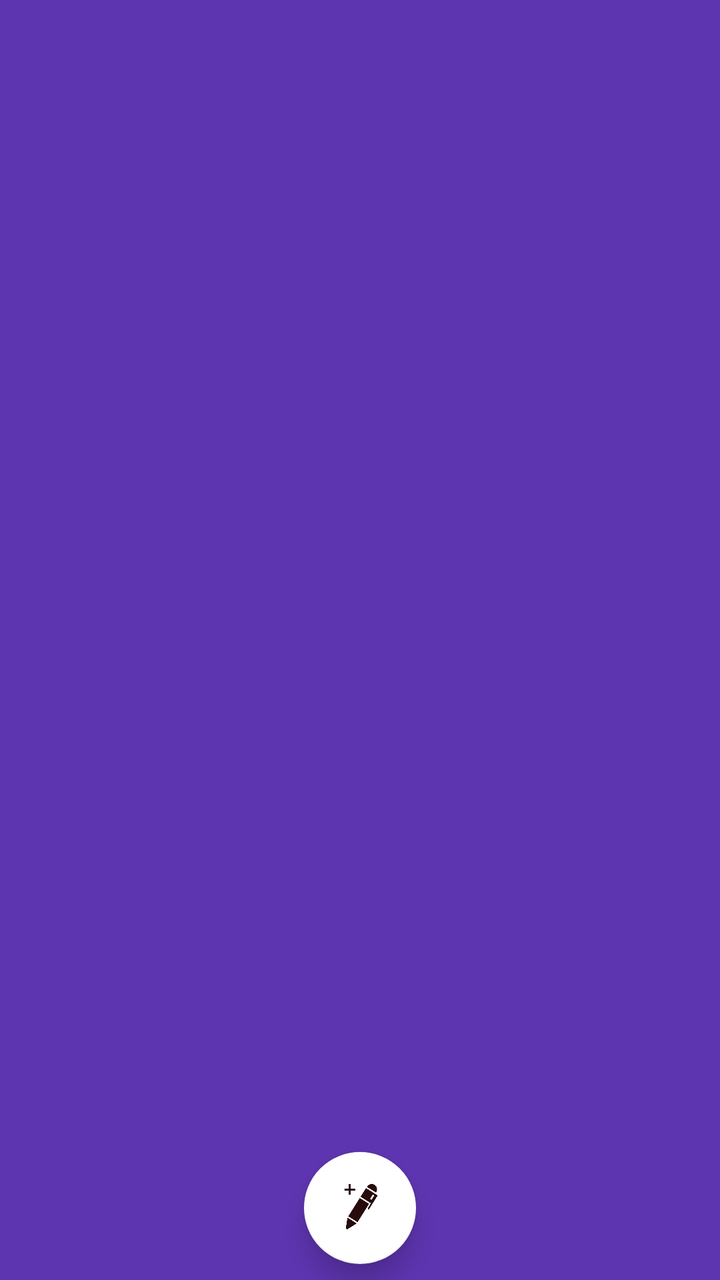
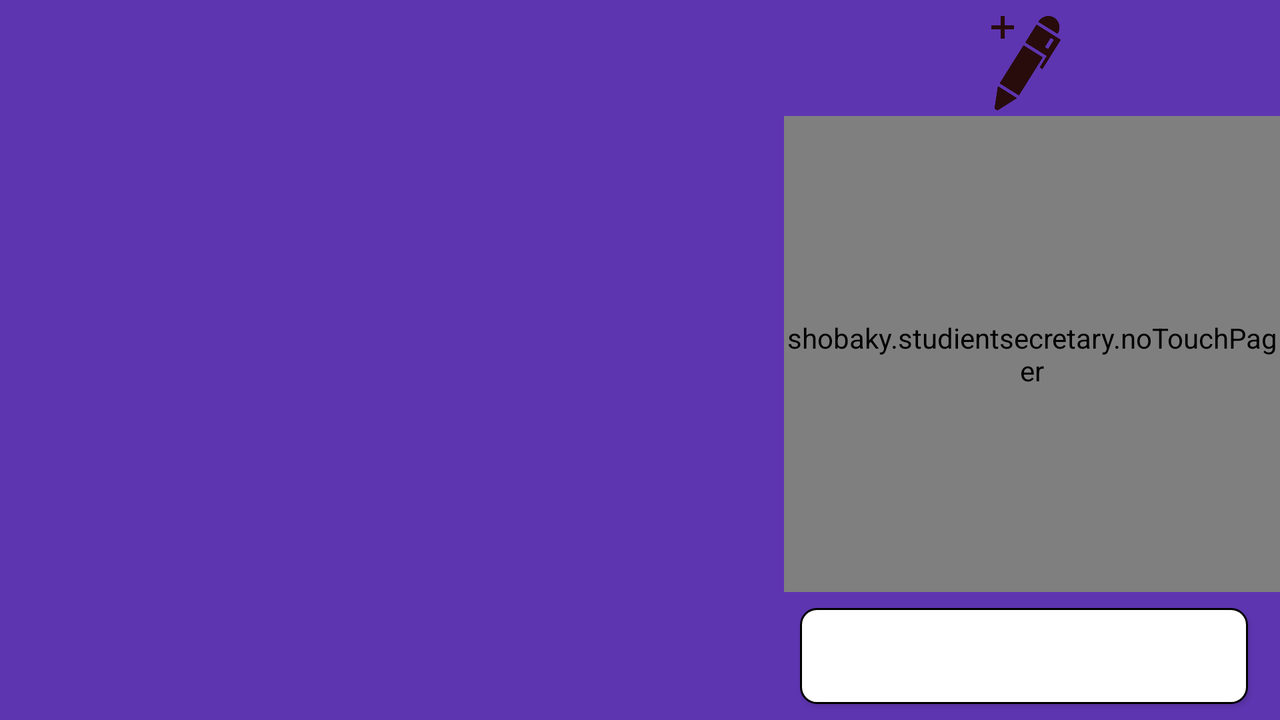

Compare how this app lays out the same screen by default and in its alternative resource folder. The renders come first, then the two layout files and the values they reference.
<!-- AndroidManifest.xml: application theme AppTheme -->
<!-- res/layout/fragment_todo.xml -->
<?xml version="1.0" encoding="utf-8"?>
<android.support.constraint.ConstraintLayout xmlns:android="http://schemas.android.com/apk/res/android"
    xmlns:app="http://schemas.android.com/apk/res-auto"
    xmlns:tools="http://schemas.android.com/tools"
    android:layout_width="match_parent"
    android:layout_height="match_parent"
    tools:context=".MainActivity"
  >

    <android.support.design.widget.FloatingActionButton
        android:id="@+id/floatingActionButton"
        android:layout_width="wrap_content"
        android:layout_height="wrap_content"
        android:layout_marginStart="8dp"
        android:layout_marginLeft="8dp"
        android:layout_marginEnd="8dp"
        android:layout_marginRight="8dp"
        android:layout_marginBottom="8dp"
        android:clickable="true"
        android:focusable="true"
        app:backgroundTint="@android:color/white"
        app:elevation="8dp"
        app:layout_constraintBottom_toBottomOf="parent"
        app:layout_constraintEnd_toEndOf="parent"
        app:layout_constraintStart_toStartOf="parent"
        app:srcCompat="@drawable/add_home_work" />

    <android.support.v7.widget.RecyclerView
        android:id="@+id/todo_rec"
        android:layout_width="0dp"
        android:layout_height="0dp"
        android:layout_marginStart="@dimen/hw_rec_start_margin"
        android:layout_marginLeft="@dimen/hw_rec_start_margin"
        android:layout_marginTop="@dimen/hw_rec_top_margin"
        android:layout_marginBottom="8dp"
        android:paddingTop="@dimen/hw_rec_top_padding"
        app:layout_constraintBottom_toTopOf="@+id/floatingActionButton"
        app:layout_constraintEnd_toEndOf="parent"
        app:layout_constraintStart_toStartOf="parent"
        app:layout_constraintTop_toTopOf="parent" />

    <android.support.constraint.Guideline
        android:id="@+id/hw_start_guide"
        android:layout_width="wrap_content"
        android:layout_height="wrap_content"
        android:orientation="vertical"
        app:layout_constraintGuide_end="0dp" />



</android.support.constraint.ConstraintLayout>
<!-- resources referenced by this layout -->
<resources>
  <dimen name="hw_rec_start_margin">8dp</dimen>
  <dimen name="hw_rec_top_margin">24dp</dimen>
  <dimen name="hw_rec_top_padding">20dp</dimen>
  <!-- drawable add_home_work: png bitmap (drawable, 17940 bytes) -->
  <style name="AppTheme" parent="Theme.AppCompat.Light.NoActionBar">
          <item name="colorPrimary">@color/colorPrimary</item>
          <item name="colorPrimaryDark">@color/colorPrimaryDark</item>
          <item name="colorAccent">@color/colorAccent</item>
          <item name="android:textColor">@android:color/white</item>
          <item name="android:colorBackground">@color/colorPrimary</item>
          <item name="colorControlNormal">@android:color/white</item>
          <item name="android:progressBarStyleHorizontal">@style/progressBar</item>
      </style>
  <color name="colorPrimary">#5e35b1</color>
  <color name="colorPrimaryDark">#311b92</color>
  <color name="colorAccent">#ffe100</color>
  <style name="progressBar" parent="Widget.AppCompat.ProgressBar.Horizontal">
          <item name="android:color">#ffffff</item>
          <item name="android:height">10dp</item>
      </style>
</resources>
<!-- res/layout-land/fragment_todo.xml (the repository's variant of the layout above) -->
<!-- drawn on the phone turned sideways -->
<?xml version="1.0" encoding="utf-8"?>
<android.support.constraint.ConstraintLayout
    xmlns:android="http://schemas.android.com/apk/res/android"
    xmlns:app="http://schemas.android.com/apk/res-auto"
    xmlns:tools="http://schemas.android.com/tools"
    android:layout_width="match_parent"
    android:layout_height="match_parent"
    android:id="@+id/homework_land_parent">

    <Button
        android:id="@+id/addHomeworkLand"
        android:layout_width="0dp"
        android:layout_height="wrap_content"
        android:layout_marginStart="16dp"
        android:layout_marginLeft="16dp"
        android:layout_marginEnd="16dp"
        android:layout_marginRight="16dp"
        android:layout_marginBottom="8dp"
        android:background="@drawable/circle_button"
        android:text="@string/next"
        app:layout_constraintBottom_toBottomOf="parent"
        app:layout_constraintEnd_toEndOf="parent"
        app:layout_constraintStart_toStartOf="@+id/hw_guide_divider_land" />

    <android.support.constraint.Guideline
        android:id="@+id/hw_guide_divider_land"
        android:layout_width="wrap_content"
        android:layout_height="wrap_content"
        android:orientation="vertical"
        app:layout_constraintGuide_percent="0.6" />

    <android.support.v7.widget.RecyclerView
        android:id="@+id/todo_rec"
        android:layout_width="0dp"
        android:layout_height="0dp"
        android:layout_marginStart="8dp"
        android:layout_marginLeft="8dp"
        android:layout_marginTop="32dp"
        android:layout_marginEnd="8dp"
        android:layout_marginRight="8dp"
        android:layout_marginBottom="8dp"
        app:layout_constraintBottom_toBottomOf="parent"
        app:layout_constraintEnd_toStartOf="@+id/hw_guide_divider_land"
        app:layout_constraintStart_toStartOf="parent"
        app:layout_constraintTop_toTopOf="parent" />

    <shobaky.studientsecretary.noTouchPager
        android:id="@+id/homeworkPager"
        android:layout_width="0dp"
        android:layout_height="0dp"
        android:layout_marginStart="8dp"
        android:layout_marginLeft="8dp"
        android:layout_marginBottom="8dp"
        app:layout_constraintBottom_toTopOf="@+id/addHomeworkLand"
        app:layout_constraintEnd_toEndOf="parent"
        app:layout_constraintStart_toStartOf="@+id/hw_guide_divider_land"
        app:layout_constraintTop_toBottomOf="@+id/imageView">


    </shobaky.studientsecretary.noTouchPager>


    <ImageView
        android:id="@+id/imageView"
        android:layout_width="0dp"
        android:layout_height="50dp"
        android:layout_marginStart="8dp"
        android:layout_marginLeft="8dp"
        android:layout_marginTop="8dp"
        android:layout_marginEnd="8dp"
        android:layout_marginRight="8dp"
        android:src="@drawable/add_home_work"
        app:layout_constraintDimensionRatio="1:1"
        app:layout_constraintEnd_toEndOf="parent"
        app:layout_constraintStart_toStartOf="@+id/hw_guide_divider_land"
        app:layout_constraintTop_toTopOf="parent" />
</android.support.constraint.ConstraintLayout>
<!-- resources referenced by the variant -->
<!-- as the phone turned sideways resolves them -->
<resources>
  <!-- drawable add_home_work: png bitmap (drawable, 17940 bytes) -->
  <!-- drawable circle_button (drawable) -->
  <?xml version="1.0" encoding="utf-8"?>
  <shape xmlns:android="http://schemas.android.com/apk/res/android"
      android:shape="rectangle">
      <corners
          android:topRightRadius="8dp"
          android:bottomLeftRadius="8dp"
          android:bottomRightRadius="8dp"
          android:topLeftRadius="8dp"/>
      <stroke
          android:width="1dp"
          android:color="@android:color/black">
  
      </stroke>
      <solid
          android:color="@android:color/white">
      </solid>
  
  
  
  </shape>
  <string name="next">Next</string>
  <style name="AppTheme" parent="Theme.AppCompat.Light.NoActionBar">
          <item name="colorPrimary">@color/colorPrimary</item>
          <item name="colorPrimaryDark">@color/colorPrimaryDark</item>
          <item name="colorAccent">@color/colorAccent</item>
          <item name="android:textColor">@android:color/white</item>
          <item name="android:colorBackground">@color/colorPrimary</item>
          <item name="colorControlNormal">@android:color/white</item>
          <item name="android:progressBarStyleHorizontal">@style/progressBar</item>
      </style>
  <color name="colorPrimary">#5e35b1</color>
  <color name="colorPrimaryDark">#311b92</color>
  <color name="colorAccent">#ffe100</color>
  <style name="progressBar" parent="Widget.AppCompat.ProgressBar.Horizontal">
          <item name="android:color">#ffffff</item>
          <item name="android:height">10dp</item>
      </style>
</resources>
